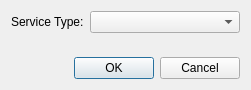
<?xml version="1.0" encoding="UTF-8"?>
<ui version="4.0">
 <class>Dialog</class>
 <widget class="QDialog" name="Dialog">
  <property name="geometry">
   <rect>
    <x>0</x>
    <y>0</y>
    <width>251</width>
    <height>90</height>
   </rect>
  </property>
  <property name="windowTitle">
   <string>Service Selector</string>
  </property>
  <layout class="QVBoxLayout" name="verticalLayout">
   <item>
    <layout class="QFormLayout" name="formLayout">
     <item row="0" column="0">
      <widget class="QLabel" name="label">
       <property name="text">
        <string>Service Type:</string>
       </property>
      </widget>
     </item>
     <item row="0" column="1">
      <widget class="QComboBox" name="serviceBox"/>
     </item>
    </layout>
   </item>
   <item>
    <widget class="QDialogButtonBox" name="buttonBox">
     <property name="orientation">
      <enum>Qt::Horizontal</enum>
     </property>
     <property name="standardButtons">
      <set>QDialogButtonBox::Cancel|QDialogButtonBox::Ok</set>
     </property>
    </widget>
   </item>
  </layout>
 </widget>
 <resources/>
 <connections>
  <connection>
   <sender>buttonBox</sender>
   <signal>accepted()</signal>
   <receiver>Dialog</receiver>
   <slot>accept()</slot>
   <hints>
    <hint type="sourcelabel">
     <x>248</x>
     <y>254</y>
    </hint>
    <hint type="destinationlabel">
     <x>157</x>
     <y>274</y>
    </hint>
   </hints>
  </connection>
  <connection>
   <sender>buttonBox</sender>
   <signal>rejected()</signal>
   <receiver>Dialog</receiver>
   <slot>reject()</slot>
   <hints>
    <hint type="sourcelabel">
     <x>316</x>
     <y>260</y>
    </hint>
    <hint type="destinationlabel">
     <x>286</x>
     <y>274</y>
    </hint>
   </hints>
  </connection>
 </connections>
</ui>
